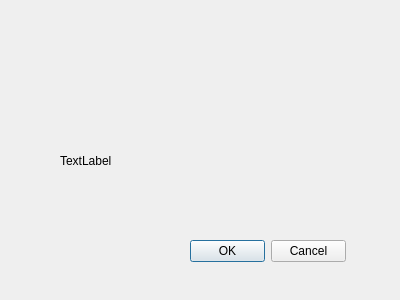
<?xml version="1.0" encoding="UTF-8"?>
<ui version="4.0">
 <class>DeskDialog</class>
 <widget class="QDialog" name="DeskDialog">
  <property name="geometry">
   <rect>
    <x>0</x>
    <y>0</y>
    <width>400</width>
    <height>300</height>
   </rect>
  </property>
  <property name="windowTitle">
   <string>DeskDialog</string>
  </property>
  <widget class="QDialogButtonBox" name="buttonBox">
   <property name="geometry">
    <rect>
     <x>190</x>
     <y>240</y>
     <width>156</width>
     <height>23</height>
    </rect>
   </property>
   <property name="standardButtons">
    <set>QDialogButtonBox::Cancel|QDialogButtonBox::Ok</set>
   </property>
  </widget>
  <widget class="QLabel" name="label">
   <property name="geometry">
    <rect>
     <x>60</x>
     <y>130</y>
     <width>141</width>
     <height>61</height>
    </rect>
   </property>
   <property name="text">
    <string>TextLabel</string>
   </property>
  </widget>
 </widget>
 <layoutdefault spacing="6" margin="11"/>
 <resources/>
 <connections>
  <connection>
   <sender>buttonBox</sender>
   <signal>accepted()</signal>
   <receiver>DeskDialog</receiver>
   <slot>accept()</slot>
   <hints>
    <hint type="sourcelabel">
     <x>249</x>
     <y>246</y>
    </hint>
    <hint type="destinationlabel">
     <x>249</x>
     <y>276</y>
    </hint>
   </hints>
  </connection>
  <connection>
   <sender>buttonBox</sender>
   <signal>rejected()</signal>
   <receiver>DeskDialog</receiver>
   <slot>reject()</slot>
   <hints>
    <hint type="sourcelabel">
     <x>317</x>
     <y>256</y>
    </hint>
    <hint type="destinationlabel">
     <x>316</x>
     <y>287</y>
    </hint>
   </hints>
  </connection>
 </connections>
</ui>
